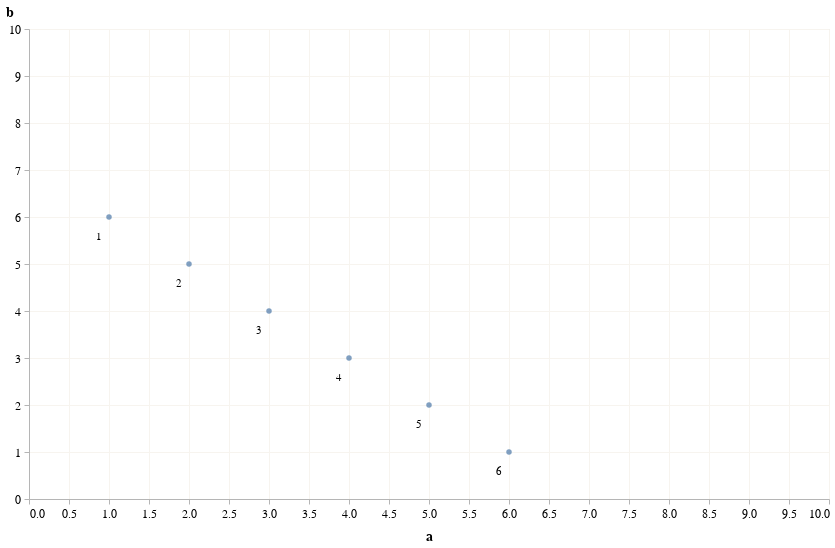

The code cell stored with this chart in its notebook:
### Markdown cell above
## Text

### Code cell
# Is possible to add text lable on top of the plots

source=pd.DataFrame(data={'a':[1,2,3,4,5,6],'b':[6,5,4,3,2,1]})

chart=(alt.Chart(source)
            .mark_point()
            .encode(
                x=alt.X('a:Q',axis=alt.Axis(
                                            labelAngle=0,
                                            format='0.1f'
                                            ),
                        scale=alt.Scale(domain=[0,10])
                        ),
                y=alt.Y('b:Q',axis=alt.Axis(
                                            labelAngle=0,
                                            format='0.0f'
                                            ),
                        scale=alt.Scale(domain=[0,10])
                       ),
                
                text=alt.Text('a:Q',format='0.0f') #specify column the text element will be taken from 
                )
        )

chart+chart.mark_text(align='center', dy=20,dx=-10) #Layer the simple plot and the Text

### Figure 1 — Vega-Lite specification as saved in the notebook (floating-point values rounded to 4 significant figures)
{"config": {"area": {"fill": "#FF6A00"}, "bar": {"fill": "#FF6A00"}, "view": {"continuousWidth": 800, "continuousHeight": 470}, "axisBand": {"grid": false}, "axis": {"domain": true, "domainColor": "#B5B5B5", "domainWidth": 1, "grid": true, "gridColor": "#F7F4EF", "gridWidth": 1, "labelFont": "Super Grotesk Offc Pro", "labelFontSize": 12, "labelPadding": 4, "tickColor": "#B5B5B5", "tickSize": 5, "titleFont": "Super Grotesk Offc Pro", "titleFontSize": 14, "titlePadding": 10}, "axisY": {"titleAngle": 0, "titleY": -10, "titleX": -20}, "background": "#ffffff", "legend": {"labelFontSize": 11, "padding": 1, "symbolSize": 30, "symbolType": "square", "title": null, "titleFont": "Super Grotesk Offc Pro", "titleFontSize": 14, "labelFont": "Super Grotesk Offc Pro", "titlePadding": 10, "orient": "right", "direction": "vertical"}, "line": {"stroke": "#FF6A00", "strokeWidth": 2}, "point": {"filled": true}, "rect": {"fill": "#FF6A00"}, "range": {"category": ["#FF6A00", "#00B67D", "#FA4092", "#169FD9", "#FFC000"]}, "style": {"bar": {"binSpacing": 2, "fill": "#FF6A00", "stroke": null}}, "title": {"anchor": "start", "font": "Super Grotesk Offc Pro", "fontSize": 24, "fontWeight": 600, "offset": 20}}, "layer": [{"mark": "point", "encoding": {"text": {"field": "a", "format": "0.0f", "type": "quantitative"}, "x": {"axis": {"format": "0.1f", "labelAngle": 0}, "field": "a", "scale": {"domain": [0, 10]}, "type": "quantitative"}, "y": {"axis": {"format": "0.0f", "labelAngle": 0}, "field": "b", "scale": {"domain": [0, 10]}, "type": "quantitative"}}}, {"mark": {"type": "text", "align": "center", "dx": -10, "dy": 20}, "encoding": {"text": {"field": "a", "format": "0.0f", "type": "quantitative"}, "x": {"axis": {"format": "0.1f", "labelAngle": 0}, "field": "a", "scale": {"domain": [0, 10]}, "type": "quantitative"}, "y": {"axis": {"format": "0.0f", "labelAngle": 0}, "field": "b", "scale": {"domain": [0, 10]}, "type": "quantitative"}}}], "data": {"name": "data-684c81a1bf145f877bce0c857c3fadd8"}, "$schema": "https://vega.github.io/schema/vega-lite/v4.17.0.json", "datasets": {"data-684c81a1bf145f877bce0c857c3fadd8": [{"a": 1, "b": 6}, {"a": 2, "b": 5}, {"a": 3, "b": 4}, {"a": 4, "b": 3}, {"a": 5, "b": 2}, {"a": 6, "b": 1}]}}
